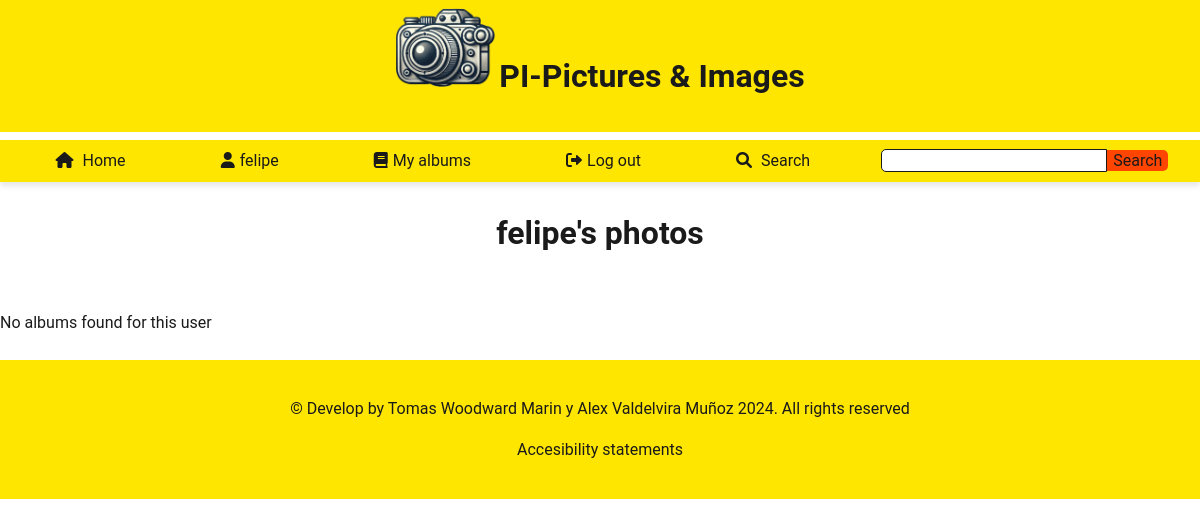
The page /index.php?action=myPhotos (signed in) on the database as committed earlier.
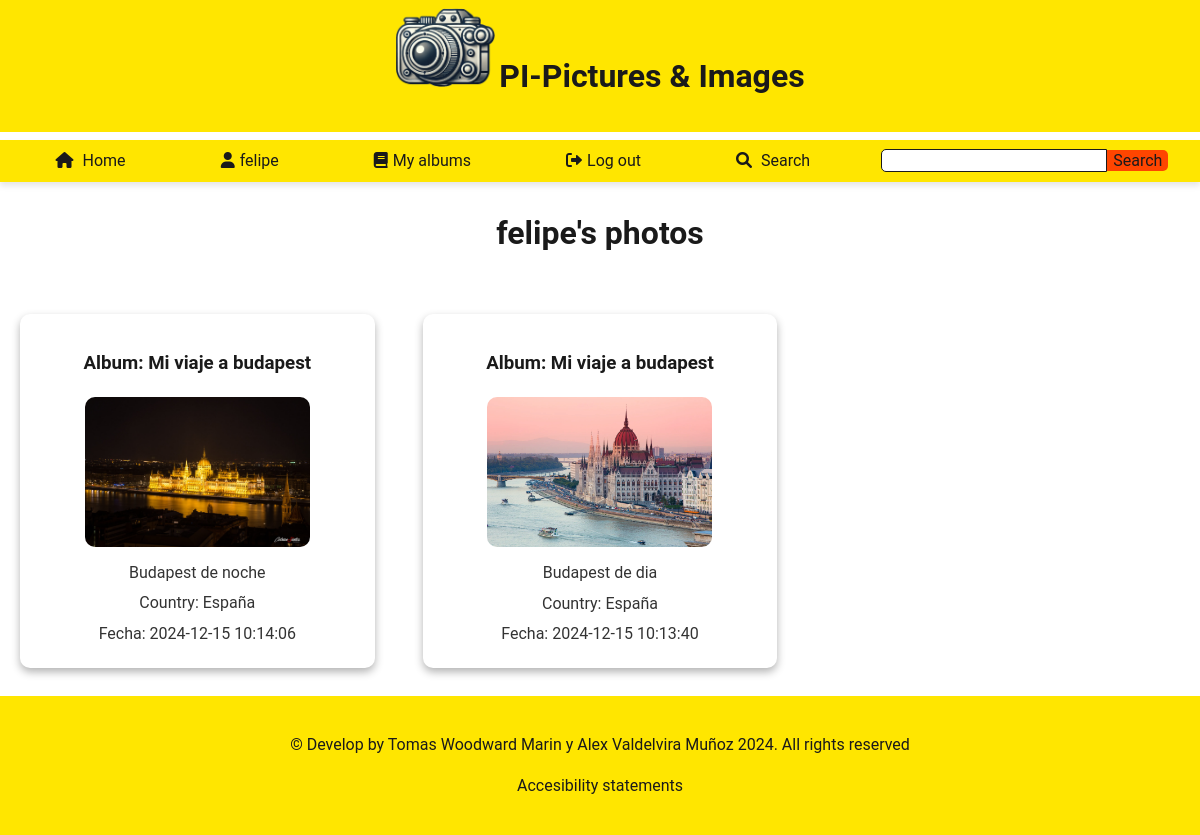
The same page on the database as committed later.
### tables this page shows
CREATE TABLE `usuarios` (
  `idUsuario` int(11) NOT NULL,
  `nomUsuario` text NOT NULL,
  `clave` text NOT NULL,
  `email` text NOT NULL,
  `sexo` tinyint(4) NOT NULL,
  `fNacimiento` date NOT NULL,
  `ciudad` text NOT NULL,
  `pais` int(11) NOT NULL,
  `foto` text NOT NULL,
  `fRegistro` timestamp NOT NULL DEFAULT current_timestamp() ON UPDATE current_timestamp(),
  `estilo` int(11) NOT NULL
);

CREATE TABLE `fotos` (
  `idFoto` int(11) NOT NULL,
  `titulo` text NOT NULL,
  `descripcion` text NOT NULL,
  `fecha` date DEFAULT NULL,
  `pais` int(11) DEFAULT NULL,
  `album` int(11) NOT NULL,
  `fichero` text NOT NULL,
  `alternativo` text NOT NULL,
  `fRegistro` timestamp NOT NULL DEFAULT current_timestamp() ON UPDATE current_timestamp()
);

CREATE TABLE `albumes` (
  `idAlbum` int(11) NOT NULL,
  `titulo` text NOT NULL,
  `descripcion` text NOT NULL,
  `usuario` int(11) NOT NULL
);

CREATE TABLE `paises` (
  `idPais` int(11) NOT NULL,
  `nombre` text NOT NULL
);

### index.php (called while the page is built, shortened)
<?php
require_once 'controller/photoController.php';
require_once 'controller/countryController.php';
require_once 'controller/userController.php';
$controllerPhotos = new PhotoController();
$controllerUser = new UserController();
$controllerCountry = new CountryController();
$request = empty($_GET['action']) ? 'index' : $_GET['action'];
$parts = explode("?", $request);
$page = explode("/", $parts[0])[0];
$queryString = isset($parts[1]) ? $parts[1] : '';
parse_str($queryString, $params);
extract($params);
include(__DIR__ . "/view/$page.php");

### model/dbModel.php (called while the page is built, shortened)
<?php
class Database {
    private static $instance = null;
    private function __construct() {
        $config = parse_ini_file(__DIR__ . '/../config/config.ini', true);
        $dbConfig = $config['database'];
        $this->connection = new mysqli(
            $dbConfig['host'],
            $dbConfig['user'],
            $dbConfig['password'],
            $dbConfig['dbname']
        );
    }
    public static function getInstance() {
        if (self::$instance === null) {
            self::$instance = new Database();
        }
        return self::$instance->connection;
    }
}

### controller/userController.php (called while the page is built, shortened)
<?php
require_once __DIR__ . '/../model/userModel.php';
require_once __DIR__ . '/countryController.php';
class UserController
{
    private $userModel;
    public function __construct()
    {
        $this->userModel = new UserModel();
    }
    public function getUser($username)
    {
        $user = $this->userModel->getUser($username);
        return $user;
    }
}
?>

### model/userModel.php (called while the page is built, shortened)
<?php
require_once 'dbModel.php';
require_once __DIR__ . '/../controller/countryController.php';
class UserModel
{
	private $db;
	public function __construct()
	{
		$this->db = Database::getInstance();
	}
	public function getUser($username)
	{
		$statements = $this->db->prepare("SELECT * FROM usuarios WHERE nomUsuario = ?");
		$statements->bind_param("s", $username);
		$statements->execute();
		$result = $statements->get_result();
		return $result->fetch_assoc();
	}
}
?>

### controller/photoController.php (called while the page is built, shortened)
<?php
require_once __DIR__ . '/../model/photoModel.php';
class PhotoController {
    private $photoModel;
    public function __construct() {
        $db = Database::getInstance();
        $this->photoModel = new PhotoModel($db);
    }
    public function getAllAlbums_PhotosByUser($idUsuario){
        $photos = $this->photoModel->getAllAlbums_PhotosByUser($idUsuario);
        return $photos;
    }
    public function closeConection(){
        $this->photoModel->closeConection();
    }
}
?>

### model/photoModel.php (called while the page is built, shortened)
<?php
require_once(__DIR__ . '/dbModel.php');
class PhotoModel
{
    private $db;
    public function __construct($db)
    {
        $this->db = $db;
    }
    public function getAllAlbums_PhotosByUser($idUsuario)
    {
        $stmt = $this->db->prepare("SELECT albumes.idAlbum,
                                        albumes.titulo AS AlbumTitulo,
                                        albumes.descripcion AS AlbumDescripcion,
                                        fotos.idFoto,
                                        fotos.titulo AS FotoTitulo,
                                        fotos.descripcion AS FotoDescripcion,
                                        fotos.fecha AS FotoFecha,
                                        fotos.pais AS FotoPais,
                                        fotos.fichero AS FotoFichero,
                                        fotos.alternativo AS FotoAlternativo,
                                        fotos.fRegistro AS FotoFRegistro
                                    FROM
                                        albumes
                                    LEFT JOIN
                                        fotos ON albumes.idAlbum = fotos.album
                                    WHERE
                                        albumes.usuario = ?
                                    ORDER BY
                                        albumes.idAlbum, fotos.fRegistro DESC
                                    ");
        $stmt->bind_param("i", $idUsuario);
        $stmt->execute();
        return $stmt->get_result()->fetch_all(MYSQLI_ASSOC);
    }
}

### controller/countryController.php (called while the page is built, shortened)
<?php
require_once __DIR__ . '/../model/countryModel.php';
class CountryController {
	private $countryModel;
	public function __construct() {
		$db = Database::getInstance();
        $this->countryModel = new countryModel($db);
	}
	public function getCountryById($id){
		$country = $this->countryModel->getCountryById($id);
		return $country;
	}
}

### model/countryModel.php (called while the page is built, shortened)
<?php
require_once(__DIR__ . '/dbModel.php');
class countryModel {
	private $db;
	public function __construct($db)
	{
        $this->db = $db;
    }
	public function getCountryById($id) {
		$stmt = $this->db->prepare("SELECT nombre FROM paises WHERE idPais = ?");
		$stmt->bind_param("i", $id);
		$stmt->execute();
		return $stmt->get_result()->fetch_assoc();
	}
}

### view/myPhotos.php (the view, shortened to what this page needs)
<?php
$cssDefault = "indexEstilo";
$cssOscuro = "indexOscuro";
$cssContraste = "indexContraste";
$cssGrande = "indexGrande";
$cssGrandeContraste = "indexHighbig";
include 'layout/start.php';
include 'layout/header.php';
include 'layout/navAuth.php';
$user = $controllerUser->getUser($_SESSION["userName"]);
$userId = $user['idUsuario'];
$album = $controllerPhotos->getAllAlbums_PhotosByUser($userId);
?>
<main>
    <h2><?=$user['nomUsuario']?>'s photos</h2>
<?php
    if ($album ) {
        foreach ($album as $photo) {
            $country = $controllerCountry->getCountryById($photo['FotoPais']);
            echo '<figure>';
            echo '<h3>Album: ' . htmlspecialchars($photo['AlbumTitulo'], ENT_QUOTES, 'UTF-8') . '</h3>';
            echo '<a href="index.php?action=photoDetails&id=' . urlencode($photo['idFoto']) . '">';
            echo '<img src="view/img/users/' . htmlspecialchars($photo['FotoFichero'], ENT_QUOTES, 'UTF-8') . '" alt="' . htmlspecialchars($photo['FotoAlternativo'], ENT_QUOTES, 'UTF-8') . '">';
            echo '</a>';
            echo '<figcaption>';
            echo '<p>' . htmlspecialchars($photo['FotoDescripcion'], ENT_QUOTES, 'UTF-8') . '</p>';
            echo '<p>Country: ' . htmlspecialchars($country['nombre'] ?? 'Unknown', ENT_QUOTES, 'UTF-8') . '</p>';
            echo '<p>Fecha: ' . htmlspecialchars($photo['FotoFRegistro'], ENT_QUOTES, 'UTF-8') . '</p>';
            echo '</figcaption>';
            echo '</figure>';
        }
    }else{
        echo '<p>No albums found for this user</p>';
    }
?>
</main>
<?php
include 'layout/footer.php';
include 'layout/end.php';
?>

### view/layout/start.php (shortened to what this page needs)
<?php
    if(!empty($_SESSION["theme"])){
        $currentTheme = $_SESSION["theme"];
    } else {
        $currentTheme = "default";
    }
?>
<!DOCTYPE html>
<html lang="en">
<head>
    <link rel="stylesheet" href="view/css/default/global.css" media="screen" title="default" <?=$currentTheme === "default" ? "" : "disabled"?>>
    <link rel="stylesheet" href="view/css/default/<?=$cssDefault?>.css" title="default" <?=$currentTheme === "default" ? "" : "disabled"?>>
    <link rel="stylesheet" title="dark theme" <?=$currentTheme === "dark theme" ? "" : "disabled"?> href="view/css/darkTheme/<?=$cssOscuro?>.css">
    <link rel="stylesheet" title="high contrast"  <?=$currentTheme === "high contrast" ? "" : "disabled"?> href="view/css/highContrast/<?=$cssContraste?>.css">
    <link rel="stylesheet" title="big Font"  <?=$currentTheme === "big Font" ? "" : "disabled"?> href="view/css/textoGrande/<?=$cssGrande?>.css">
    <link rel="stylesheet" title="big Font + high contrast" <?=$currentTheme === "big Font + high contrast" ? "" : "disabled"?> href="view/css/highBig/<?=$cssGrandeContraste?>.css">
    <link rel="stylesheet" href="https://cdnjs.cloudflare.com/ajax/libs/font-awesome/6.0.0-beta3/css/all.min.css">
</head>
<body>

### view/layout/header.php
<header>
        <a href="index.php"><img src="view/img/system/Logo.png" alt="">
        <h1>PI-Pictures &amp; Images</h1></a>
</header>

### view/layout/navAuth.php
<?php
	if(!empty($_SESSION["userName"])){
		$userName = $_SESSION["userName"];
	} else if(!empty($_COOKIE["userName"])){
		$userName = $_COOKIE["userName"];
	}
	?>
<nav>
	<ul>
		<li><a href="index.php"><i class="fa fa-home"></i> Home</a></li>
		<li><a href="index.php?action=userProfile"><i class="fa-solid fa-user"></i><?=$userName?></a></li>
		<li><a href="index.php?action=myAlbums"><i class="fa-solid fa-book"></i>My albums</a></li>
		<li><a href="index.php?action=logOut"><i class="fa-solid fa-right-from-bracket"></i>Log out</a></li>
		<li><a href="index.php?action=search"><i class="fa fa-search"></i> Search</a></li>
		<form action="index.php?action=result" method="post">
			<input type="text" id="searchTitle" name="searchTitle">
			<input type="submit" value="Search">
		</form>
	</ul>
</nav>

### view/layout/footer.php
<footer  data-url="htpps://dawua.free.nf/">
        <p><a href="https://creativecommons.org/licenses/">&copy;</a> Develop by Tomas Woodward Marin y Alex Valdelvira Muñoz 2024. All rights reserved </p>
        <p><a href="index.php?action=accesibility">Accesibility statements</a></p>
    </footer>

### view/css/highContrast/variablesContraste.css (style rules this page uses)
:root { --background-color: #ffffff; --text-color: #1a1a1a; --header-background-color: #ffe600; --header-text-color: #1a1a1a; --link-color: #0073e6; --nav-background-color: #ffe600; --nav-link-hover-background-color: #ff4500; --nav-link-hover-color: #1a1a1a; --input-border-color: #1a1a1a; --button-background-color: #ff4500; --button-hover-background-color: #d33800; --footer-background-color: #ffe600; --footer-text-color: #1a1a1a; --main-background-color: #ffffff; --main-text-color: #1a1a1a; --figure-text-color: #333333; --link-hover-background-color: #ff4500; --form-background-color: #f5f5f5; --form-text-color: #1a1a1a; --input-background-color: #e6e6e6; --input-hover-background-color: #cccccc; --input-border-color: #1a1a1a; --submit-button-background-color: #ff4500; --submit-button-hover-background-color: #d33800; --submit-button-text-color: #1a1a1a; --list-item-background-color: #ffe600; --list-item-hover-background-color: #ff4500; --list-item-text-color: #1a1a1a; --list-item-hover-text-color: #ffffff; --box-shadow-color: rgba(0, 0, 0, 0.3); --heading2-color: #ff4500; --heading3-color: #0073e6; --paragraph-color: #333333; }

### view/css/default/variables.css (style rules this page uses)
:root { --background-color: #F3F4F6; --text-color: #121629; --header-background-color: #232946; --header-text-color: white; --link-color: #121629; --nav-background-color: #232946; --nav-link-hover-background-color: #474747; --nav-link-hover-color: #f0f0f0; --input-border-color: #ddd; --button-background-color: #007bff; --button-hover-background-color: #0056b3; --footer-background-color: #232946; --footer-text-color: white; --main-background-color: #f0f4f8; --main-text-color: #474747; --figure-text-color: #333; --link-hover-background-color: #a4a4a4; --form-background-color: #f8f9fa; --form-text-color: #333; --input-background-color: #e0e0e0; --input-hover-background-color: #a5a5a5; --input-border-color: #333; --submit-button-background-color: #007bff; --submit-button-hover-background-color: #0365ce; --submit-button-text-color: white; --list-item-background-color: #333; --list-item-hover-background-color: #007bff; --list-item-text-color: #f0f0f0; --list-item-hover-text-color: #fff; --box-shadow-color: rgba(0, 0, 0, 0.1); --heading2-color: #007bff; --heading3-color: #495057; --paragraph-color: #343a40; --font-size-small: 1rem; --font-size-big: 2rem; --font-size-icon: 1rem; --line-height-base: 1.6; }

### view/css/default/global.css (style rules this page uses)
* { box-sizing: border-box; font-family: 'Roboto'; }

Rows that differ between the two databases and show on the page:
added fotos: album.titulo "Mi viaje a budapest", fichero (picture), descripcion "Budapest de noche", pais.nombre "España", fRegistro "2024-12-15 10:14:06"
added fotos: album.titulo "Mi viaje a budapest", fichero (picture), descripcion "Budapest de dia", pais.nombre "España", fRegistro "2024-12-15 10:13:40"
Other text that changed with them:
text no longer shown: "No albums found for this user"
